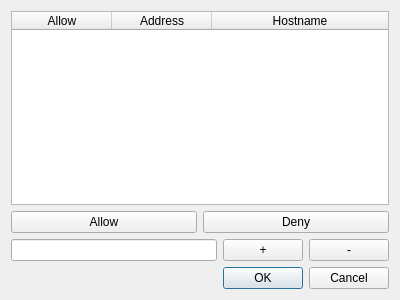
<?xml version="1.0" encoding="UTF-8"?>
<ui version="4.0">
 <class>Dialog</class>
 <widget class="QDialog" name="Dialog">
  <property name="geometry">
   <rect>
    <x>0</x>
    <y>0</y>
    <width>400</width>
    <height>300</height>
   </rect>
  </property>
  <property name="windowTitle">
   <string>Dialog</string>
  </property>
  <layout class="QVBoxLayout" name="verticalLayout">
   <item>
    <widget class="QTableWidget" name="addr_list">
     <property name="editTriggers">
      <set>QAbstractItemView::NoEditTriggers</set>
     </property>
     <property name="selectionBehavior">
      <enum>QAbstractItemView::SelectRows</enum>
     </property>
     <attribute name="horizontalHeaderStretchLastSection">
      <bool>true</bool>
     </attribute>
     <attribute name="verticalHeaderVisible">
      <bool>false</bool>
     </attribute>
     <column>
      <property name="text">
       <string>Allow</string>
      </property>
     </column>
     <column>
      <property name="text">
       <string>Address</string>
      </property>
     </column>
     <column>
      <property name="text">
       <string>Hostname</string>
      </property>
     </column>
    </widget>
   </item>
   <item>
    <layout class="QHBoxLayout" name="horizontalLayout">
     <item>
      <widget class="QPushButton" name="actionAllow">
       <property name="text">
        <string>Allow</string>
       </property>
      </widget>
     </item>
     <item>
      <widget class="QPushButton" name="actionDeny">
       <property name="text">
        <string>Deny</string>
       </property>
      </widget>
     </item>
    </layout>
   </item>
   <item>
    <layout class="QHBoxLayout" name="horizontalLayout_2">
     <item>
      <widget class="QLineEdit" name="activeHost"/>
     </item>
     <item>
      <widget class="QPushButton" name="insert">
       <property name="text">
        <string>+</string>
       </property>
      </widget>
     </item>
     <item>
      <widget class="QPushButton" name="remove">
       <property name="text">
        <string>-</string>
       </property>
      </widget>
     </item>
    </layout>
   </item>
   <item>
    <widget class="QDialogButtonBox" name="buttonBox">
     <property name="orientation">
      <enum>Qt::Horizontal</enum>
     </property>
     <property name="standardButtons">
      <set>QDialogButtonBox::Cancel|QDialogButtonBox::Ok</set>
     </property>
    </widget>
   </item>
  </layout>
 </widget>
 <resources/>
 <connections>
  <connection>
   <sender>buttonBox</sender>
   <signal>accepted()</signal>
   <receiver>Dialog</receiver>
   <slot>accept()</slot>
   <hints>
    <hint type="sourcelabel">
     <x>248</x>
     <y>254</y>
    </hint>
    <hint type="destinationlabel">
     <x>157</x>
     <y>274</y>
    </hint>
   </hints>
  </connection>
  <connection>
   <sender>buttonBox</sender>
   <signal>rejected()</signal>
   <receiver>Dialog</receiver>
   <slot>reject()</slot>
   <hints>
    <hint type="sourcelabel">
     <x>316</x>
     <y>260</y>
    </hint>
    <hint type="destinationlabel">
     <x>286</x>
     <y>274</y>
    </hint>
   </hints>
  </connection>
 </connections>
</ui>
